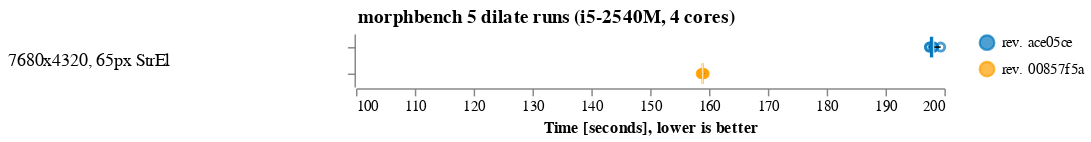

Source (Vega-Lite JSON):
### Vega-Lite specification from a JSON file in a GitHub repository (floating-point values rounded to 4 significant figures)
{"$schema": "https://vega.github.io/schema/vega-lite/v4.json", "title": {"text": "morphbench 5 dilate runs (i5-2540M, 4 cores)", "anchor": "middle"}, "data": {"values": [{"set": "7680x4320, 65px StrEl", "var": "rev. ace05ce", "times": [198.2, 198.2, 199.4, 197.4, 197.5]}, {"set": "7680x4320, 65px StrEl", "var": "rev. 00857f5a", "times": [159.1, 158.9, 159.2, 158.7, 158.7]}]}, "transform": [{"flatten": ["times"]}], "facet": {"row": {"field": "set", "type": "nominal", "spacing": 10, "header": {"title": "", "labelAngle": 0, "labelFontSize": 12}}}, "spec": {"encoding": {"x": {"field": "times", "type": "quantitative", "axis": {"title": "Time [seconds], lower is better", "grid": false}, "scale": {"domain": [100, 200]}}, "y": {"field": "var", "type": "nominal", "axis": {"title": "", "labels": false}, "sort": "descending"}, "color": {"field": "var", "type": "nominal", "scale": {"range": ["#0277bd", "#ffa000"]}, "legend": {"title": ""}, "sort": "descending"}}, "layer": [{"mark": "point"}, {"width": 400, "height": {"step": 18}, "mark": {"type": "boxplot", "extent": "min-max"}}]}, "config": {"view": {"stroke": "transparent"}, "axis": {"domainWidth": 1}}}
